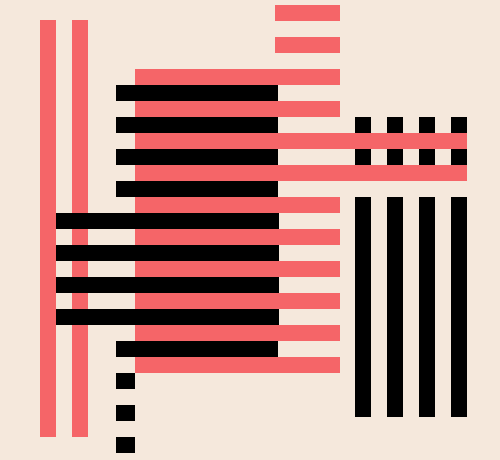
Frame 1 (no input)
Frame 60 (the mouse pressed at the canvas centre just before this capture): identical to frame 1, image omitted
Frame 120 (the mouse held since frame 60 and released just before this capture): identical to frame 1, image omitted

The Processing sketch that drew this single still picture (run headless with seeded random() and noise(); from frame 60 on, the mouse is pressed at the canvas centre):

// Processing sketch: processing_71992
// ── processing_71992.pde

void setup(){
  size(500,460);
  background(245,232,220);
  
//vertical pink bars  
  noStroke();
  fill(245,101,104);
  rect(40,20,16,417);
  
  noStroke();
  fill(245,101,104);
  rect(72,20,16,417);
 
 //vertical black bars
  noStroke();
  fill(0,0,0);
  rect(355,117,16,300);
  
  noStroke();
  fill(0,0,0);
  rect(387,117,16,300);
  
  noStroke();
  fill(0,0,0);
  rect(419,117,16,300);
  
  noStroke();
  fill(0,0,0);
  rect(451,117,16,300);
 
//horizontal pink bars
  noStroke();
  fill(245,101,104);
  rect(135,5,205,16);
  
  noStroke();
  fill(245,101,104);
  rect(135,37,205,16);
  
  noStroke();
  fill(245,101,104);
  rect(135,69,205,16);
  
  noStroke();
  fill(245,101,104);
  rect(135,101,205,16);
  
//long pink horizontal 1
  noStroke();
  fill(245,101,104);
  rect(135,133,332,16);
  
//long pink horizontal 2
  noStroke();
  fill(245,101,104);
  rect(135,165,332,16);

//nude horizontal
  noStroke();
  fill(245,232,220);
  rect(135,181,332,16);

  noStroke();
  fill(245,101,104);
  rect(135,197,205,16);
  
  noStroke();
  fill(245,101,104);
  rect(135,229,205,16);

  noStroke();
  fill(245,101,104);
  rect(135,261,205,16);
  
  noStroke();
  fill(245,101,104);
  rect(135,293,205,16);

  noStroke();
  fill(245,101,104);
  rect(135,325,205,16);

  noStroke();
  fill(245,101,104);
  rect(135,357,205,16);
  
//black horizontal bars  
  noStroke();
  fill(0,0,0);
  rect(116,85,162,16);
  
  noStroke();
  fill(0,0,0);
  rect(116,117,162,16);

  noStroke();
  fill(0,0,0);
  rect(116,149,162,16);

  noStroke();
  fill(0,0,0);
  rect(116,181,162,16);

//4 overlapping black bars
  noStroke();
  fill(0,0,0);
  rect(56,213,223,16);
  
  noStroke();
  fill(0,0,0);
  rect(56,245,223,16);

  noStroke();
  fill(0,0,0);
  rect(56,277,223,16);
  
  noStroke();
  fill(0,0,0);
  rect(56,309,223,16);

  noStroke();
  fill(0,0,0);
  rect(116,341,162,16);
  
  noStroke();
  fill(0,0,0);
  rect(116,373,162,16);
  
  noStroke();
  fill(0,0,0);
  rect(116,405,162,16);
  
  noStroke();
  fill(0,0,0);
  rect(116,437,162,16); 

//overlap nude rectangle top
  noStroke();
  fill(245,232,220);
  rect(120,0,155,60);

//overlap nude rectangle bottom
  noStroke();
  fill(245,232,220);
  rect(135,373,210,80);

}

void draw(){
  

}
